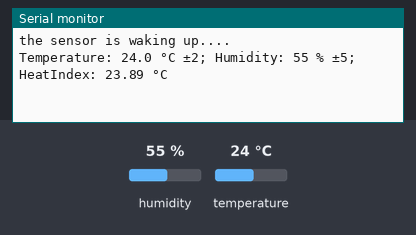
This sketch was run on a simulated Arduino Uno, built with avr-gcc and run on an emulated ATmega328P. Shown: the last lines printed to the serial monitor. The test bench sets the inputs (shaded band); at power-on: humidity 55 %, temperature 24 °C.

Above: at 5.2 s.
5.3 s: humidity set to 22 %
At 7.5 s:
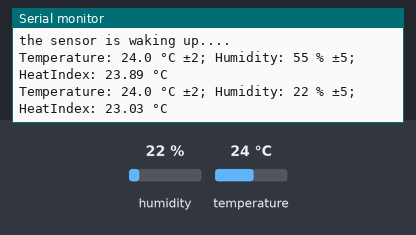
8.0 s: temperature set to 12 °C
At 8.7 s:
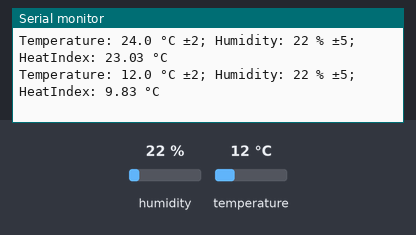
10.7 s: humidity set to 40 %
At 13.6 s:
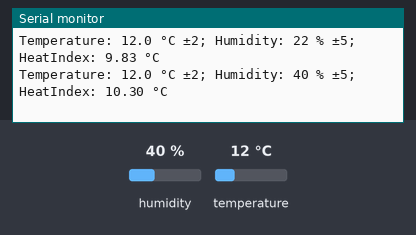
Timing chart, 0 to 15.1 s (numbered marks = the images above; inputs shaded):
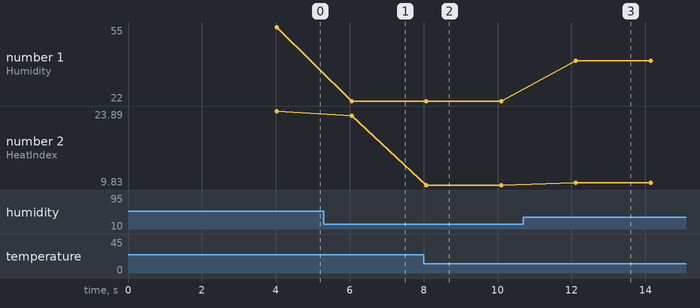

The sketch:

main.ino
```cpp
#include "DHT.h"

#define DHT_PIN 18

DHT dht(DHT_PIN, DHT11);

void setup() {
  Serial.begin(115200);
  delay(2000);

  Serial.println("the sensor is waking up....");
  dht.begin();

  delay(2000);
}

void loop() {
  const float temperature = dht.readTemperature(false);
  const float humidity = dht.readHumidity();

  if (isnan(temperature) || isnan(humidity)) {
    Serial.println("an error occurs during the reading");
  } else {
    Serial.print("Temperature: ");
    Serial.print(temperature,1);
    Serial.print(" °C ±2; Humidity: ");
    Serial.print(humidity,0);
    Serial.print(" % ±5; ");

    const float heatIndex = dht.computeHeatIndex(temperature, humidity, false);
    Serial.print("HeatIndex: ");
    Serial.print(heatIndex);
    Serial.println(" °C");
  }

  delay(2000);
}
```

Measured:
- after the input at 5.3 s, the serial monitor: prints a new line after 0.75 s (image 1)
- after the input at 8.0 s, the serial monitor: prints a new line after 0.07 s (image 2)
- after the input at 10.7 s, the serial monitor: prints a new line after 1.4 s (image 3)
- plotted number 1: 55 → 22 after the input at 5.3 s, 22 → 40 after the input at 10.7 s
- plotted number 2: 23.89 → 23.03 after the input at 5.3 s, 23.03 → 9.83 after the input at 8.0 s, 9.83 → 10.3 after the input at 10.7 s
